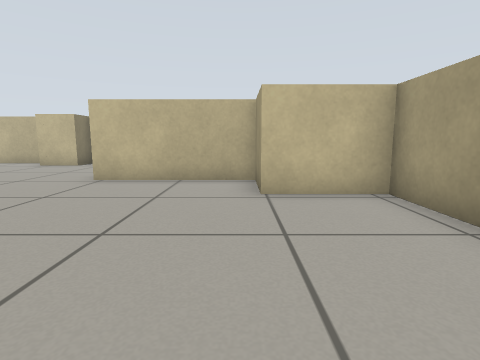
view 1 (above)

12 first-person views from a walk through a robot-simulator world made for Gazebo. The camera is 0.51 m above the floor, tilts 8° down and sees 80° across. The floor is counted in squares, 0.5 m on a side. Each view is taken from the middle of a square. On the plan, view 1 faces up. The plan holds only what a view shows up to about 12 squares ahead; the rest is blank.

view 2
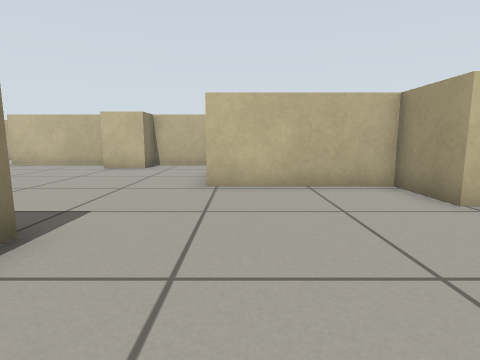

view 3
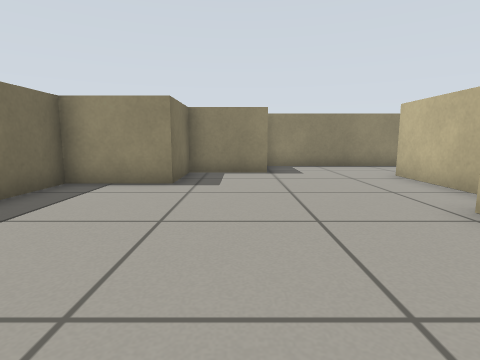

view 4
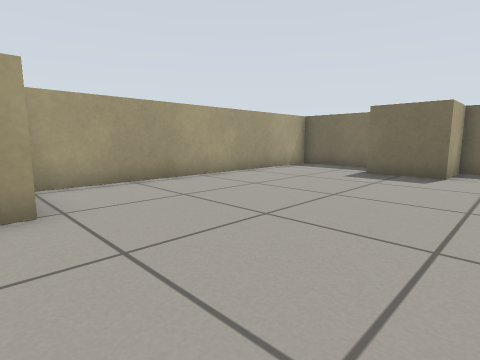

view 5
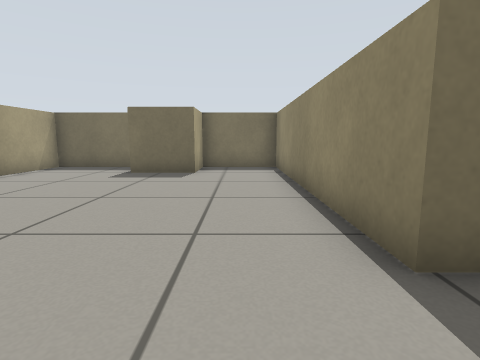

view 6
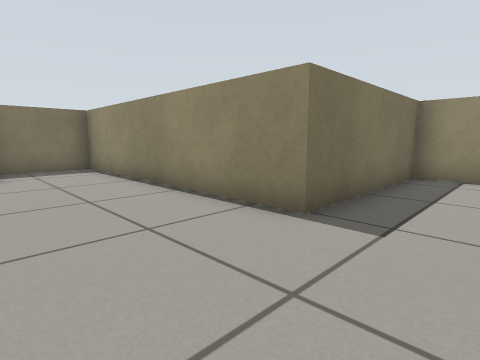

view 7
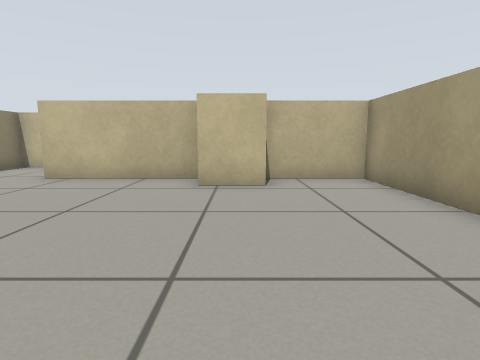

view 8
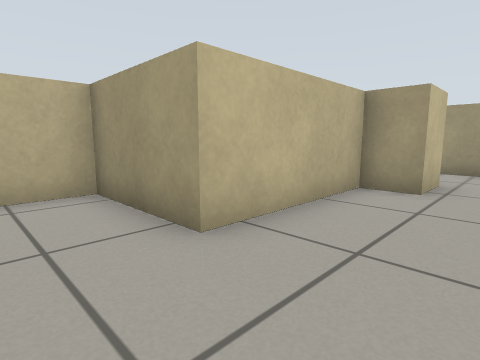

view 9
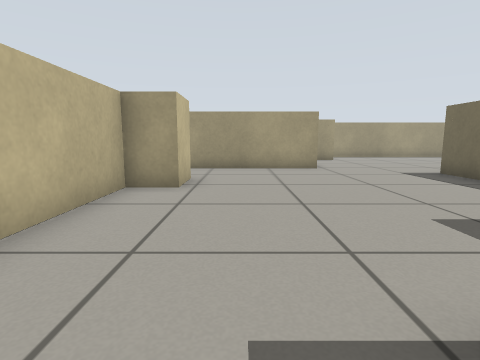

view 10
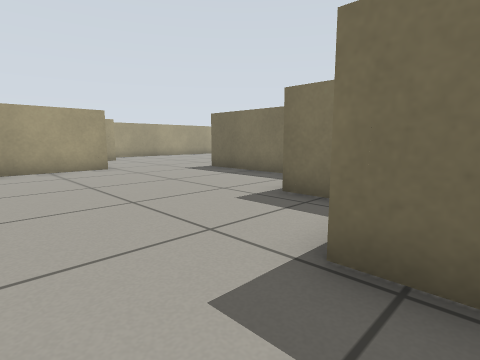

view 11
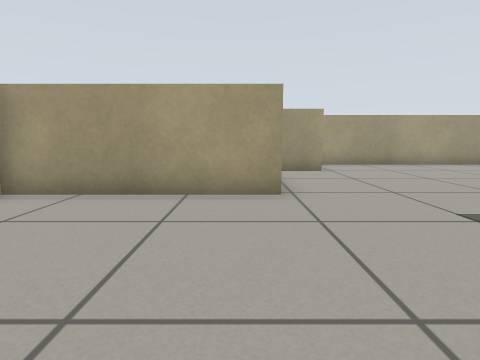

view 12
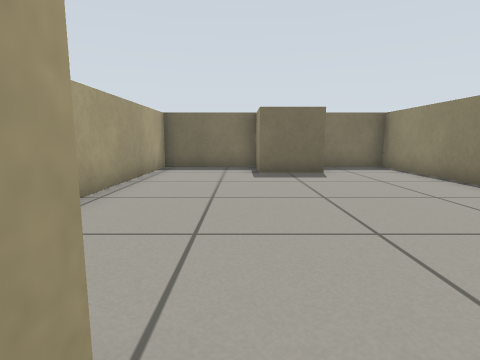

### Floor plan
Points are (right, up) in squares from view 1. A wall is a line through its corners. A room is listed if a view was taken in it or the views show most of it. See-through windows are left out.
Room 1 (views 1, 2, 3, 4, 5, 6, 7, 8, 9, 10, 11, 12)
walls: (-14, 8.8) (-12.9, 8.8) (-12.9, 6.4) (-10.6, 6.4) (-10.6, 3.9) (-5.4, 3.9) (-5.4, -4.7) (-2.6, -4.7) (-2.6, -2.9) (-0.6, -2.9) (-0.6, -4.7) (2.8, -4.7) (2.8, 5.3) (0.4, 5.3) (0.4, 7.2) (-3.7, 7.2) (-3.7, 12.5) (-6.4, 12.5) (-6.4, 11.3) (-7.9, 11.3) (-7.9, 12.5) (-12.1, 12.5) (-12.1, 15.7) (-15.1, 15.7) (-15.1, 9)

Positions as (right, up) in squares from view 1, and headings:
1: (0, 0), facing up
2: (-3, 1), facing up
3: (-4, 8), facing left
4: (-4, 6), facing down-right
5: (-4, 6), facing down
6: (-2, 6), facing down-left
7: (-7, 5), facing up
8: (-14, 10), facing up-right
9: (-14, 10), facing right
10: (-14, 11), facing down-right
11: (-9, 8), facing right
12: (0, 6), facing down
